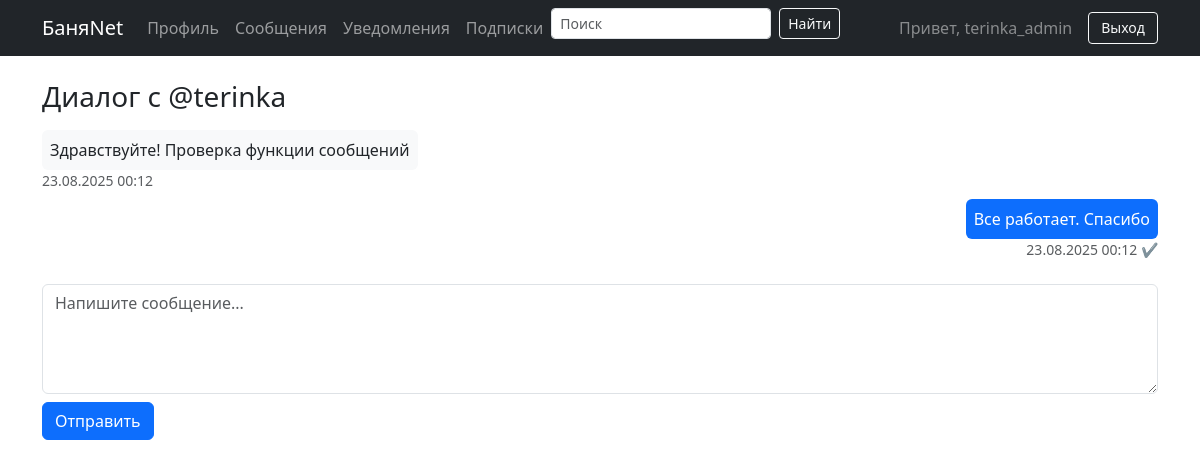
/messages/t/2/ (signed in), run on an earlier commit of the app's database.
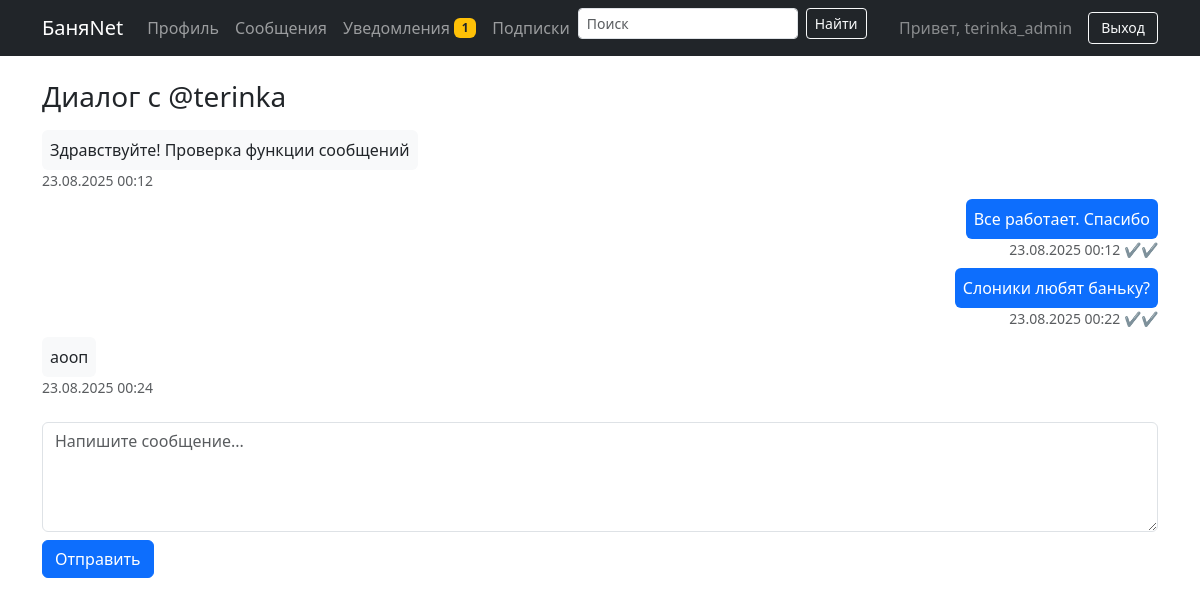
And on a later commit of the database.
### messaging/models.py (models this page shows, shortened)
class Message(models.Model):
    thread = models.ForeignKey(Thread, on_delete=models.CASCADE, related_name='messages')
    sender = models.ForeignKey(User, on_delete=models.CASCADE, related_name='sent_messages')
    text = models.TextField(max_length=2000)
    created_at = models.DateTimeField(auto_now_add=True)
    read_at = models.DateTimeField(null=True, blank=True)
    is_read = models.BooleanField(default=False)
    class Meta:
        ordering = ['created_at']
        indexes = [
            models.Index(fields=['thread', 'created_at']),
        ]

### messaging/views.py (the view)
# urls.py: path('t/<int:pk>/', views.thread_detail, name='thread_detail'),
@login_required
def thread_detail(request, pk):
    thread = get_object_or_404(
        Thread.objects.select_related("user1", "user2"),
        pk=pk
    )
    if request.user not in thread.participants():
        messages.error(request, "Доступ к этому диалогу запрещён.")
        return redirect("inbox")
    msgs = thread.messages.select_related("sender").all()
    unread = msgs.filter(~Q(sender=request.user), read_at__isnull=True)
    if unread.exists():
        unread.update(read_at=now())
    if request.method == "POST":
        form = MessageForm(request.POST)
        if form.is_valid():
            msg = form.save(commit=False)
            msg.thread = thread
            msg.sender = request.user
            msg.save()
            Thread.objects.filter(pk=thread.pk).update(updated_at=now())
            return redirect("thread_detail", pk=thread.pk)
    else:
        form = MessageForm()
    other = thread.other(request.user)
    return render(
        request,
        "messaging/thread_detail.html",
        {
            "thread": thread,
            "msgs": msgs,   #
            "form": form,
            "other": other,
        },
    )

### messaging/forms.py
class MessageForm(forms.ModelForm):
    class Meta:
        model = Message
        fields = ('text',)
        widgets = {
            'text': forms.Textarea(attrs={'rows': 2, 'placeholder': 'Напишите сообщение...'}),
        }

### messaging/context_processors.py (called while the page is built)
def unread_messages(request):
    if not request.user.is_authenticated:
        return {}
    user = request.user
    count = (
        Message.objects
        .filter(Q(thread__user1=user) | Q(thread__user2=user))  # диалоги где я участник
        .filter(~Q(sender=user), read_at__isnull=True)          # входящие, ещё не прочитанные
        .count()
    )
    return {"unread_count": count, "has_unread": count > 0}

### messaging/models.py (called while the page is built)
    def participants(self):
        return (self.user1, self.user2)

    def other(self, user):
        return self.user2 if user == self.user1 else self.user1

### notify/context_processors.py (called while the page is built)
def unread_notifications(request):
    if not request.user.is_authenticated:
        return {}
    return {
        'notify_unread': request.user.notifications.filter(is_read=False).count()
    }

### templates/messaging/thread_detail.html (shortened to what this page needs)
{% extends "base.html" %}
{% block content %}
  <h3 class="mb-3">
    Диалог с
    {% if other and other.username %}
      @{{ other.username }}
    {% else %}
      пользователем
    {% endif %}
  </h3>
  <div class="mb-4">
    {% for m in msgs %}
      <div class="mb-2 {% if m.sender == user %}text-end{% endif %}">
        <div class="d-inline-block p-2 rounded {% if m.sender == user %}bg-primary text-white{% else %}bg-light{% endif %}">
          {{ m.text|linebreaksbr }}
        </div>
        <div class="small text-muted">
          {{ m.created_at|date:"d.m.Y H:i" }}
          {% if m.sender == user %}
            {% if m.read_at %}
              ✔✔
            {% else %}
              ✔
            {% endif %}
          {% endif %}
        </div>
      </div>
    {% empty %}
      <div class="text-muted">Сообщений пока нет.</div>
    {% endfor %}
  </div>
  <form method="post" class="message-form">
    <div class="mb-2">
      <textarea name="text" class="form-control" rows="3" placeholder="Напишите сообщение..."></textarea>
    </div>
    <button class="btn btn-primary">Отправить</button>
  </form>
{% endblock %}

### templates/base.html (shortened to what this page needs)
{% load static %}
<!doctype html>
<html lang="ru">
  <head>
    <link href="https://cdn.jsdelivr.net/npm/bootstrap@5.3.3/dist/css/bootstrap.min.css" rel="stylesheet">
    <link href="https://cdn.jsdelivr.net/npm/bootstrap-icons@1.11.3/font/bootstrap-icons.css" rel="stylesheet">
    <link href="{% static 'css/app.css' %}" rel="stylesheet">
  </head>
  <body>
    <nav class="navbar navbar-expand-lg navbar-dark bg-dark mb-4">
      <div class="container">
        <a class="navbar-brand" href="{% url 'home' %}">БаняNet</a>
        <div class="collapse navbar-collapse" id="mainNav">
          <ul class="navbar-nav me-auto mb-2 mb-lg-0">
            {% if user.is_authenticated %}
              <li class="nav-item">
                <a class="nav-link" href="{% url 'profile' user.username %}">Профиль</a>
              </li>
              <li class="nav-item">
                <a class="nav-link d-flex align-items-center gap-1 {% if has_unread %}text-warning fw-bold{% endif %}"
                   href="{% url 'inbox' %}">
                  Сообщения
                </a>
              </li>
              <li class="nav-item">
                <a class="nav-link d-flex align-items-center gap-1" href="{% url 'notify_inbox' %}">
                  Уведомления
                  {% if notify_unread %}
                    <span class="badge bg-warning text-dark">{{ notify_unread }}</span>
                  {% endif %}
                </a>
              </li>
              <li class="nav-item">
                <a class="nav-link {% if feed == 'sub' %}active{% endif %}" href="{% url 'home' %}?feed=sub">Подписки</a>
              </li>
            {% endif %}
            <li class="nav-item w-100 w-lg-auto mt-2 mt-lg-0">
              <form class="d-flex" role="search" action="{% url 'search' %}">
                <input class="form-control form-control-sm me-2 search-input flex-grow-1"
                       type="search" placeholder="Поиск" name="q" value="{{ request.GET.q }}">
                <button class="btn btn-sm btn-outline-light">Найти</button>
              </form>
            </li>
          </ul>
          <ul class="navbar-nav ms-auto align-items-lg-center">
            {% if user.is_authenticated %}
              <li class="nav-item">
                <span class="nav-link nav-hello d-none d-lg-inline">Привет, {{ user.username }}</span>
              </li>
              <li class="nav-item logout-form ms-lg-2 mt-2 mt-lg-0">
                <form method="post" action="{% url 'logout' %}">
                  <button type="submit" class="btn btn-outline-light btn-sm w-100 w-lg-auto logout-btn">Выход</button>
                </form>
              </li>
            {% else %}
              <li class="nav-item"><a class="nav-link" href="{% url 'login' %}">Вход</a></li>
              <li class="nav-item"><a class="nav-link" href="{% url 'signup' %}">Регистрация</a></li>
            {% endif %}
          </ul>
        </div>
      </div>
    </nav>
    <main class="container">
      {% block content %}{% endblock %}
    </main>
  </body>
</html>

What changed in the data, as far as the page shows it:
changed Message "Все работает. Спасибо": read_at "✔" → "✔✔"
added Message: text "Слоники любят баньку?", created_at "23.08.2025 00:22"
added Message: text "аооп", created_at "23.08.2025 00:24"
Also different on the page:
{{ notify_unread }}: (not shown) → "1"
